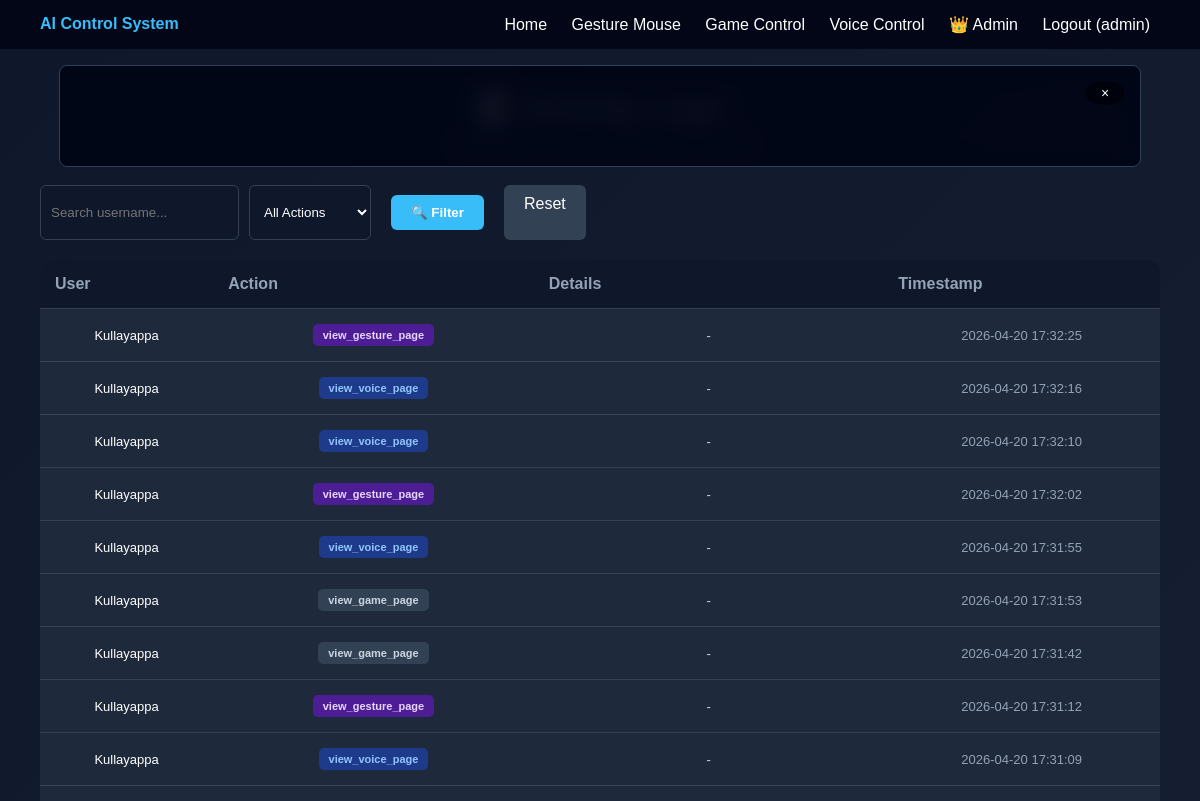
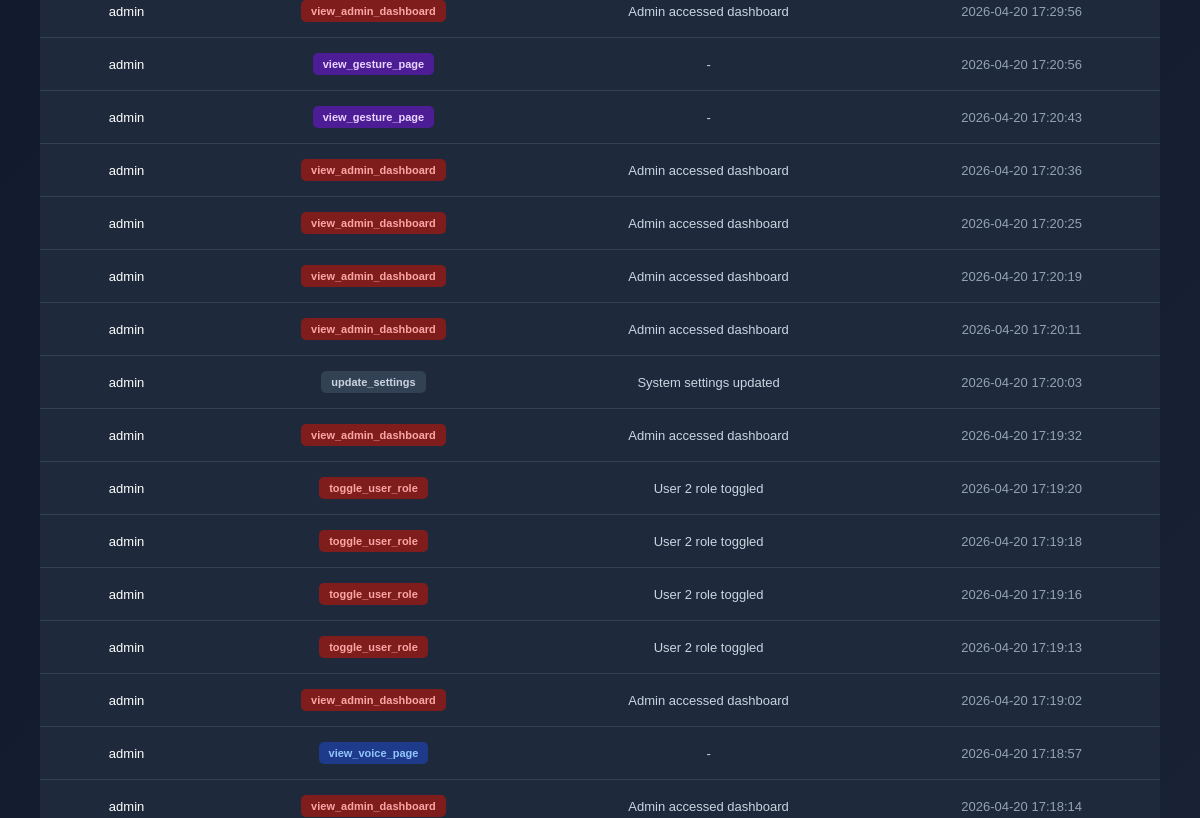
Page /admin/logs (signed in, upper part) on the earlier database version (2 pictures, top to bottom).
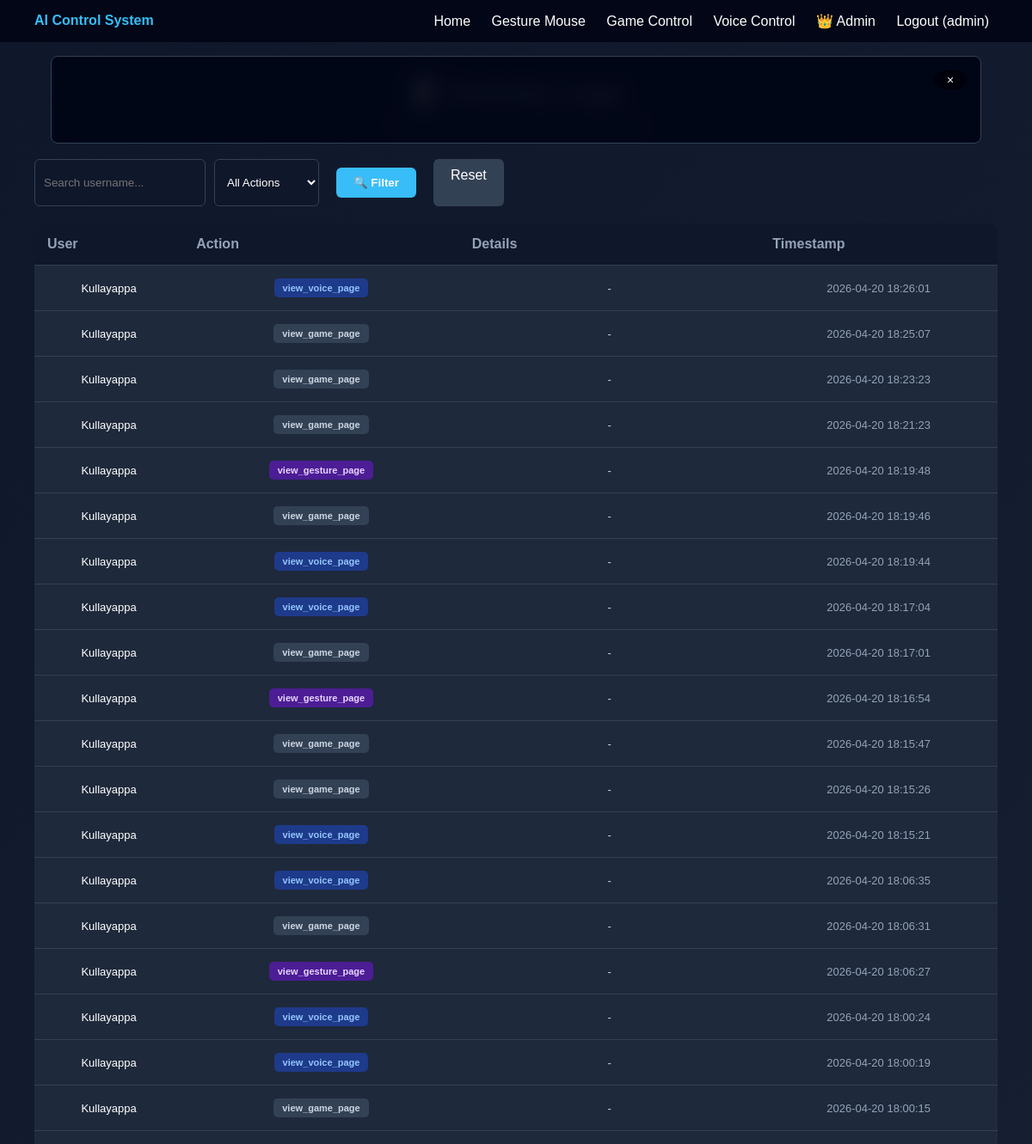
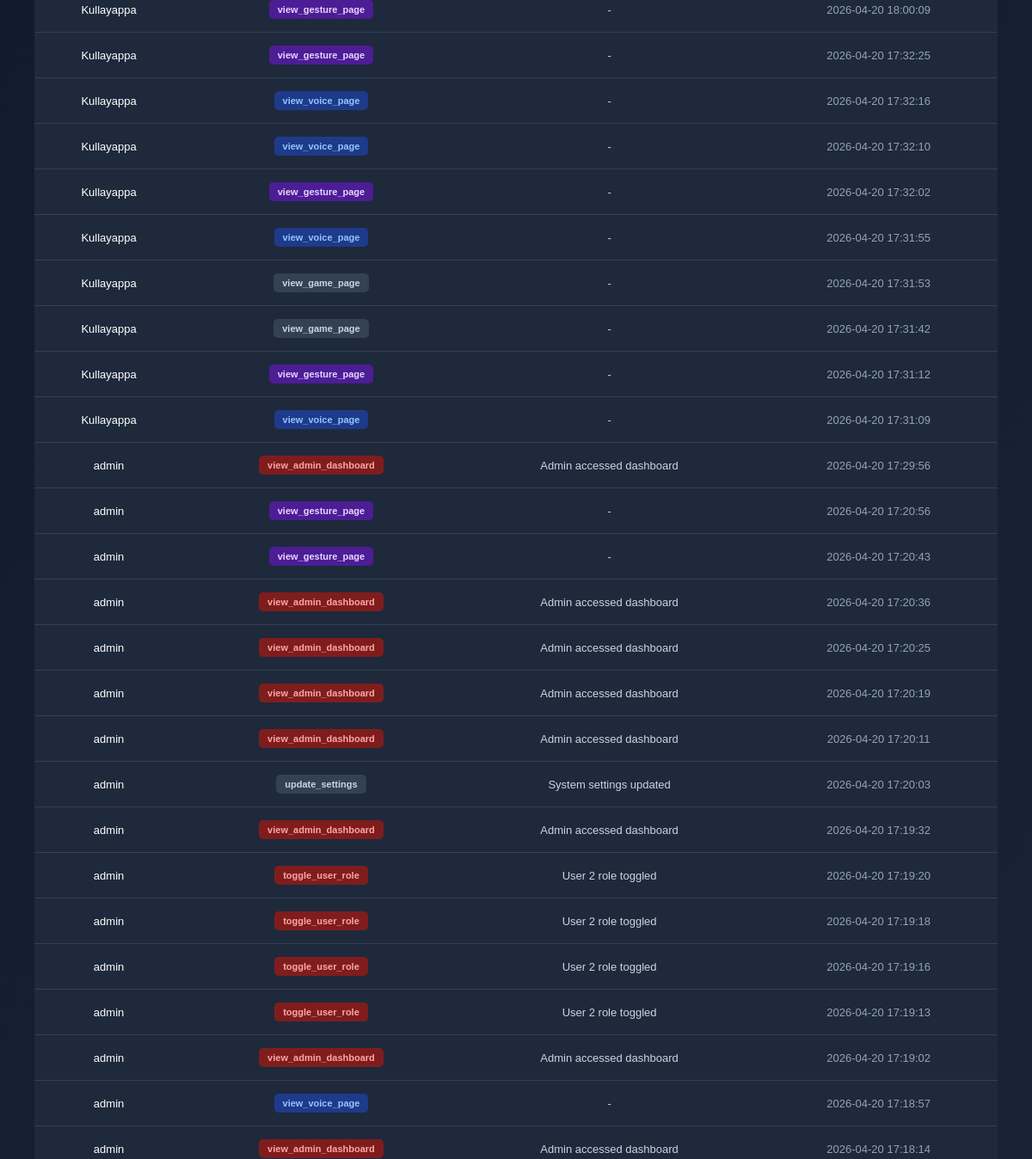
Same page on the later database version (2 pictures, top to bottom).
### models.py (models this page shows, shortened)
class User(UserMixin, db.Model):
    __tablename__ = 'users'
    id = db.Column(db.Integer, primary_key=True)
    username = db.Column(db.String(80), unique=True, nullable=False, index=True)
    email = db.Column(db.String(120), unique=True, nullable=False, index=True)
    password_hash = db.Column(db.String(255), nullable=False)
    role = db.Column(db.String(20), default='user', nullable=False)  # 'admin' or 'user'
    is_active = db.Column(db.Boolean, default=True)
    created_at = db.Column(db.DateTime, default=datetime.utcnow)
    activity_logs = db.relationship('ActivityLog', backref='user', lazy=True, cascade='all, delete-orphan')
    def is_admin(self):
        return self.role == 'admin'

class ActivityLog(db.Model):
    __tablename__ = 'activity_logs'
    id = db.Column(db.Integer, primary_key=True)
    user_id = db.Column(db.Integer, db.ForeignKey('users.id'), nullable=False, index=True)
    action = db.Column(db.String(200), nullable=False)  # e.g., 'start_gesture', 'voice_command'
    details = db.Column(db.Text)  # JSON or text details
    timestamp = db.Column(db.DateTime, default=datetime.utcnow, index=True)

### app.py (the view)
@app.route('/admin/logs')
@admin_required
def admin_logs():
    search = request.args.get('search', '')
    action_filter = request.args.get('action_filter', '')
    query = ActivityLog.query
    if search:
        query = query.join(User).filter(User.username.ilike(f'%{search}%'))
    if action_filter:
        query = query.filter(ActivityLog.action == action_filter)
    logs = query.order_by(ActivityLog.timestamp.desc()).limit(100).all()
    return render_template('admin_logs.html', logs=logs, search=search, action_filter=action_filter)

### app.py (called while the page is built)
@login_manager.user_loader
def load_user(user_id):
    return User.query.get(int(user_id))

@app.context_processor
def inject_user():
    return {'current_user': current_user}

### utils.py (called while the page is built)
def admin_required(f):
    @wraps(f)
    def decorated_function(*args, **kwargs):
        if not current_user.is_authenticated:
            flash('Please log in first.', 'warning')
            return redirect(url_for('login'))
        if not current_user.is_admin():
            flash('Admin access required.', 'danger')
            return redirect(url_for('home'))
        return f(*args, **kwargs)
    return decorated_function

### templates/admin_logs.html (shortened to what this page needs)
{% extends "base.html" %}
{% block content %}
<div class="admin-header">
    <h1>📝 Activity Logs</h1>
    <p>View all user activities and system events</p>
</div>
<div class="filters">
    <form method="GET" style="display: flex; gap: 10px; flex-wrap: wrap;">
        <input type="text" name="search" placeholder="Search username..." value="{{ search or '' }}">
        <select name="action_filter">
            <option value="">All Actions</option>
        </select>
        <button type="submit" data-tooltip="Filter logs by selected criteria">🔍 Filter</button>
        <a href="/admin/logs" style="padding: 10px 20px; background: #334155; color: white; text-decoration: none; border-radius: 6px; transition: all 0.3s;" data-tooltip="Clear all filters" onmouseover="this.style.background='#475569'" onmouseout="this.style.background='#334155'">Reset</a>
    </form>
</div>
{% if logs %}
    <table class="logs-table">
        <thead>
            <tr>
                <th>User</th>
                <th>Action</th>
                <th>Details</th>
                <th>Timestamp</th>
            </tr>
        </thead>
        <tbody>
            {% for log in logs %}
                <tr>
                    <td>{{ log.user.username }}</td>
                    <td>
                        {% if 'gesture' in log.action %}
                            <span class="action-badge action-gesture">{{ log.action }}</span>
                        {% elif 'voice' in log.action %}
                            <span class="action-badge action-voice">{{ log.action }}</span>
                        {% elif 'admin' in log.action or 'user' in log.action %}
                            <span class="action-badge action-admin">{{ log.action }}</span>
                        {% else %}
                            <span class="action-badge action-other">{{ log.action }}</span>
                        {% endif %}
                    </td>
                    <td style="color: #cbd5e1; max-width: 300px; overflow: hidden; text-overflow: ellipsis;">
                        {{ log.details or '-' }}
                    </td>
                    <td class="timestamp">
                        {{ log.timestamp.strftime('%Y-%m-%d %H:%M:%S') }}
                    </td>
                </tr>
            {% endfor %}
        </tbody>
    </table>
{% else %}
    <div class="empty-state">
        <p>No activity logs found.</p>
    </div>
{% endif %}
{% endblock %}

### templates/base.html (shortened to what this page needs)
<!DOCTYPE html>
<html>
<head>
</head>
<body>
<header>
    <div class="logo">AI Control System</div>
    <nav>
        <a href="/">Home</a>
        {% if current_user.is_authenticated %}
            <a href="/gesture">Gesture Mouse</a>
            <a href="/game">Game Control</a>
            <a href="/voice">Voice Control</a>
            {% if current_user.is_admin() %}
                <a href="/admin">👑 Admin</a>
            {% endif %}
            <a href="/logout">Logout ({{ current_user.username }})</a>
        {% else %}
            <a href="/login">Login</a>
            <a href="/register">Register</a>
        {% endif %}
    </nav>
</header>
<div class="container">
    {% block content %}{% endblock %}
</div>
<div id="ad-banner-top" class="ad-container ad-banner-top">
    <button class="ad-close-btn" onclick="closeAd('banner-top')">×</button>
</div>
</body>
</html>

### templates/base.html (style rules this page uses)
body { margin: 0; font-family: Arial; background: linear-gradient(135deg,#0f172a,#1e293b); color: white; }
header { background: #020617; padding: 15px 40px; display: flex; justify-content: space-between; }
.logo { color: #38bdf8; font-weight: bold; }
nav a { margin: 0 10px; color: white; text-decoration: none; }
.container { padding: 40px; text-align: center; }
button { padding: 10px 20px; margin: 10px; border: none; border-radius: 6px; cursor: pointer; transition: all 0.3s ease; position: relative; font-family: inherit; }
.ad-container { position: fixed; background: rgba(2, 6, 23, 0.95); border: 1px solid #334155; border-radius: 8px; z-index: 100; display: flex; align-items: center; justify-content: center; overflow: hidden; backdrop-filter: blur(10px); }
.ad-banner-top { top: 65px; left: 50%; transform: translateX(-50%); width: 90%; max-width: 1200px; height: 100px; margin: 0 auto; }
.ad-close-btn { position: absolute; top: 5px; right: 5px; background: rgba(0, 0, 0, 0.5); color: white; border: none; border-radius: 50%; width: 24px; height: 24px; cursor: pointer; font-size: 14px; display: flex; align-items: center; justify-content: center; transition: all 0.2s; z-index: 101; }
body { display: grid; grid-template-columns: 1fr; }

### templates/admin_logs.html (style rules this page uses)
.admin-header { margin-bottom: 30px; }
.admin-header h1 { font-size: 32px; margin: 0 0 10px 0; }
.admin-header p { color: #94a3b8; margin: 0; }
.logs-table { width: 100%; border-collapse: collapse; background: #1e293b; border-radius: 10px; overflow: hidden; margin-top: 20px; }
.logs-table thead { background: #0f172a; }
.logs-table th { padding: 15px; text-align: left; color: #94a3b8; font-weight: bold; border-bottom: 1px solid #334155; }
.logs-table td { padding: 15px; border-bottom: 1px solid #334155; font-size: 13px; }
.action-badge { display: inline-block; padding: 5px 10px; border-radius: 5px; font-size: 11px; font-weight: bold; }
.action-gesture { background: #4c1d95; color: #e9d5ff; }
.action-voice { background: #1e3a8a; color: #93c5fd; }
.action-admin { background: #7f1d1d; color: #fca5a5; }
.action-other { background: #334155; color: #cbd5e1; }
.timestamp { color: #94a3b8; font-size: 12px; }
.filters { display: flex; gap: 10px; margin-bottom: 20px; flex-wrap: wrap; }
.filters input, .filters select { padding: 10px; background: #0f172a; border: 1px solid #334155; border-radius: 6px; color: white; }
.filters button { padding: 10px 20px; background: #38bdf8; color: white; border: none; border-radius: 6px; cursor: pointer; font-weight: bold; }

Differences in the rows shown:
added ActivityLog: user.username "Kullayappa", action "view_voice_page", details "-", timestamp "2026-04-20 18:26:01"
added ActivityLog: user.username "Kullayappa", action "view_game_page", details "-", timestamp "2026-04-20 18:25:07"
added ActivityLog: user.username "Kullayappa", action "view_game_page", details "-", timestamp "2026-04-20 18:23:23"
added ActivityLog: user.username "Kullayappa", action "view_game_page", details "-", timestamp "2026-04-20 18:21:23"
added ActivityLog: user.username "Kullayappa", action "view_gesture_page", details "-", timestamp "2026-04-20 18:19:48"
added ActivityLog: user.username "Kullayappa", action "view_game_page", details "-", timestamp "2026-04-20 18:19:46"
added ActivityLog: user.username "Kullayappa", action "view_voice_page", details "-", timestamp "2026-04-20 18:19:44"
added ActivityLog: user.username "Kullayappa", action "view_voice_page", details "-", timestamp "2026-04-20 18:17:04"
added ActivityLog: user.username "Kullayappa", action "view_game_page", details "-", timestamp "2026-04-20 18:17:01"
added ActivityLog: user.username "Kullayappa", action "view_gesture_page", details "-", timestamp "2026-04-20 18:16:54"
added ActivityLog: user.username "Kullayappa", action "view_game_page", details "-", timestamp "2026-04-20 18:15:47"
added ActivityLog: user.username "Kullayappa", action "view_game_page", details "-", timestamp "2026-04-20 18:15:26"
added ActivityLog: user.username "Kullayappa", action "view_voice_page", details "-", timestamp "2026-04-20 18:15:21"
added ActivityLog: user.username "Kullayappa", action "view_voice_page", details "-", timestamp "2026-04-20 18:06:35"
added ActivityLog: user.username "Kullayappa", action "view_game_page", details "-", timestamp "2026-04-20 18:06:31"
added ActivityLog: user.username "Kullayappa", action "view_gesture_page", details "-", timestamp "2026-04-20 18:06:27"
added ActivityLog: user.username "Kullayappa", action "view_voice_page", details "-", timestamp "2026-04-20 18:00:24"
added ActivityLog: user.username "Kullayappa", action "view_voice_page", details "-", timestamp "2026-04-20 18:00:19"
added ActivityLog: user.username "Kullayappa", action "view_game_page", details "-", timestamp "2026-04-20 18:00:15"
added ActivityLog: user.username "Kullayappa", action "view_gesture_page", details "-", timestamp "2026-04-20 18:00:09"
